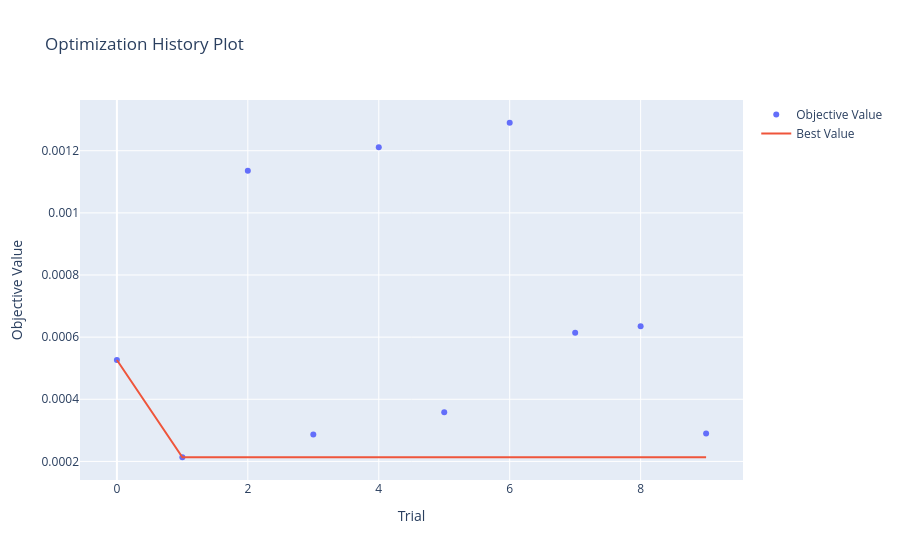

Notebook code cell kept with this figure:
### Code cell
import optuna.visualization as vis

vis.plot_optimization_history(study)

### Figure 1 — Plotly figure (JSON) as saved in the notebook; plotly's stock layout.template omitted (floating-point values rounded to 4 significant figures)
{"data": [{"mode": "markers", "name": "Objective Value", "type": "scatter", "x": [0, 1, 2, 3, 4, 5, 6, 7, 8, 9], "y": [0.0005266, 0.0002134, 0.001136, 0.0002867, 0.001211, 0.0003579, 0.00129, 0.0006141, 0.0006347, 0.00029]}, {"mode": "lines", "name": "Best Value", "type": "scatter", "x": [0, 1, 2, 3, 4, 5, 6, 7, 8, 9], "y": [0.0005266, 0.0002134, 0.0002134, 0.0002134, 0.0002134, 0.0002134, 0.0002134, 0.0002134, 0.0002134, 0.0002134]}, {"marker": {"color": "#cccccc"}, "mode": "markers", "name": "Infeasible Trial", "showlegend": false, "type": "scatter", "x": [], "y": []}], "layout": {"title": {"text": "Optimization History Plot"}, "xaxis": {"title": {"text": "Trial"}}, "yaxis": {"title": {"text": "Objective Value"}}}}
